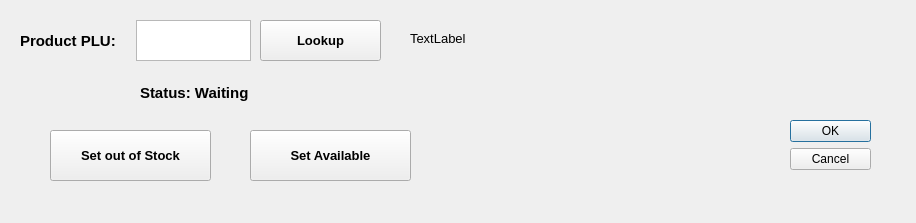
<?xml version="1.0" encoding="UTF-8"?>
<ui version="4.0">
 <class>Form</class>
 <widget class="QWidget" name="Form">
  <property name="geometry">
   <rect>
    <x>0</x>
    <y>0</y>
    <width>916</width>
    <height>223</height>
   </rect>
  </property>
  <property name="windowTitle">
   <string>Form</string>
  </property>
  <widget class="QLabel" name="label">
   <property name="geometry">
    <rect>
     <x>20</x>
     <y>20</y>
     <width>110</width>
     <height>41</height>
    </rect>
   </property>
   <property name="font">
    <font>
     <family>Segoe UI</family>
     <pointsize>11</pointsize>
     <weight>75</weight>
     <bold>true</bold>
    </font>
   </property>
   <property name="text">
    <string>Product PLU:</string>
   </property>
  </widget>
  <widget class="QTextEdit" name="textPLU">
   <property name="geometry">
    <rect>
     <x>136</x>
     <y>20</y>
     <width>115</width>
     <height>41</height>
    </rect>
   </property>
   <property name="font">
    <font>
     <family>Segoe UI</family>
     <pointsize>12</pointsize>
    </font>
   </property>
  </widget>
  <widget class="QPushButton" name="pbOutOfStock">
   <property name="geometry">
    <rect>
     <x>50</x>
     <y>130</y>
     <width>161</width>
     <height>51</height>
    </rect>
   </property>
   <property name="font">
    <font>
     <pointsize>10</pointsize>
     <weight>75</weight>
     <bold>true</bold>
    </font>
   </property>
   <property name="text">
    <string>Set out of Stock</string>
   </property>
  </widget>
  <widget class="QDialogButtonBox" name="buttonBox">
   <property name="geometry">
    <rect>
     <x>790</x>
     <y>120</y>
     <width>81</width>
     <height>71</height>
    </rect>
   </property>
   <property name="orientation">
    <enum>Qt::Vertical</enum>
   </property>
   <property name="standardButtons">
    <set>QDialogButtonBox::Cancel|QDialogButtonBox::Ok</set>
   </property>
  </widget>
  <widget class="QLabel" name="lblStatus">
   <property name="geometry">
    <rect>
     <x>140</x>
     <y>80</y>
     <width>291</width>
     <height>25</height>
    </rect>
   </property>
   <property name="font">
    <font>
     <family>Segoe UI</family>
     <pointsize>11</pointsize>
     <weight>75</weight>
     <bold>true</bold>
    </font>
   </property>
   <property name="text">
    <string>Status: Waiting</string>
   </property>
  </widget>
  <widget class="QLabel" name="lblStockDescription">
   <property name="geometry">
    <rect>
     <x>410</x>
     <y>30</y>
     <width>451</width>
     <height>16</height>
    </rect>
   </property>
   <property name="font">
    <font>
     <pointsize>10</pointsize>
    </font>
   </property>
   <property name="text">
    <string>TextLabel</string>
   </property>
  </widget>
  <widget class="QPushButton" name="btnLookup">
   <property name="geometry">
    <rect>
     <x>260</x>
     <y>20</y>
     <width>121</width>
     <height>41</height>
    </rect>
   </property>
   <property name="font">
    <font>
     <family>Segoe UI</family>
     <pointsize>10</pointsize>
     <weight>75</weight>
     <bold>true</bold>
    </font>
   </property>
   <property name="text">
    <string>Lookup</string>
   </property>
  </widget>
  <widget class="QPushButton" name="pbAvailable">
   <property name="geometry">
    <rect>
     <x>250</x>
     <y>130</y>
     <width>161</width>
     <height>51</height>
    </rect>
   </property>
   <property name="font">
    <font>
     <pointsize>10</pointsize>
     <weight>75</weight>
     <bold>true</bold>
    </font>
   </property>
   <property name="text">
    <string>Set Available</string>
   </property>
  </widget>
 </widget>
 <resources/>
 <connections/>
</ui>
